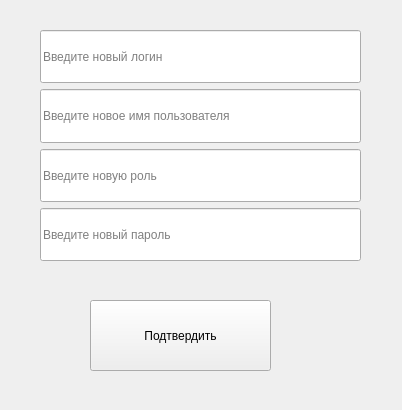
<?xml version="1.0" encoding="UTF-8"?>
<ui version="4.0">
 <class>MainWindow</class>
 <widget class="QMainWindow" name="MainWindow">
  <property name="geometry">
   <rect>
    <x>0</x>
    <y>0</y>
    <width>402</width>
    <height>410</height>
   </rect>
  </property>
  <property name="windowTitle">
   <string>MainWindow</string>
  </property>
  <widget class="QWidget" name="centralwidget">
   <widget class="QWidget" name="verticalLayoutWidget">
    <property name="geometry">
     <rect>
      <x>40</x>
      <y>30</y>
      <width>321</width>
      <height>231</height>
     </rect>
    </property>
    <layout class="QVBoxLayout" name="verticalLayout">
     <item>
      <widget class="QLineEdit" name="NameEdit">
       <property name="sizePolicy">
        <sizepolicy hsizetype="Minimum" vsizetype="Expanding">
         <horstretch>0</horstretch>
         <verstretch>0</verstretch>
        </sizepolicy>
       </property>
       <property name="placeholderText">
        <string>Введите новый логин</string>
       </property>
      </widget>
     </item>
     <item>
      <widget class="QLineEdit" name="LastnameEdit">
       <property name="sizePolicy">
        <sizepolicy hsizetype="Minimum" vsizetype="Expanding">
         <horstretch>0</horstretch>
         <verstretch>0</verstretch>
        </sizepolicy>
       </property>
       <property name="placeholderText">
        <string>Введите новое имя пользователя</string>
       </property>
      </widget>
     </item>
     <item>
      <widget class="QLineEdit" name="RoleEdit">
       <property name="sizePolicy">
        <sizepolicy hsizetype="Minimum" vsizetype="Expanding">
         <horstretch>0</horstretch>
         <verstretch>0</verstretch>
        </sizepolicy>
       </property>
       <property name="placeholderText">
        <string>Введите новую роль</string>
       </property>
      </widget>
     </item>
     <item>
      <widget class="QLineEdit" name="PassEdit">
       <property name="sizePolicy">
        <sizepolicy hsizetype="Minimum" vsizetype="Expanding">
         <horstretch>0</horstretch>
         <verstretch>0</verstretch>
        </sizepolicy>
       </property>
       <property name="placeholderText">
        <string>Введите новый пароль</string>
       </property>
      </widget>
     </item>
    </layout>
   </widget>
   <widget class="QPushButton" name="pushButton">
    <property name="geometry">
     <rect>
      <x>90</x>
      <y>300</y>
      <width>181</width>
      <height>71</height>
     </rect>
    </property>
    <property name="text">
     <string>Подтвердить</string>
    </property>
   </widget>
  </widget>
 </widget>
 <resources/>
 <connections/>
</ui>
